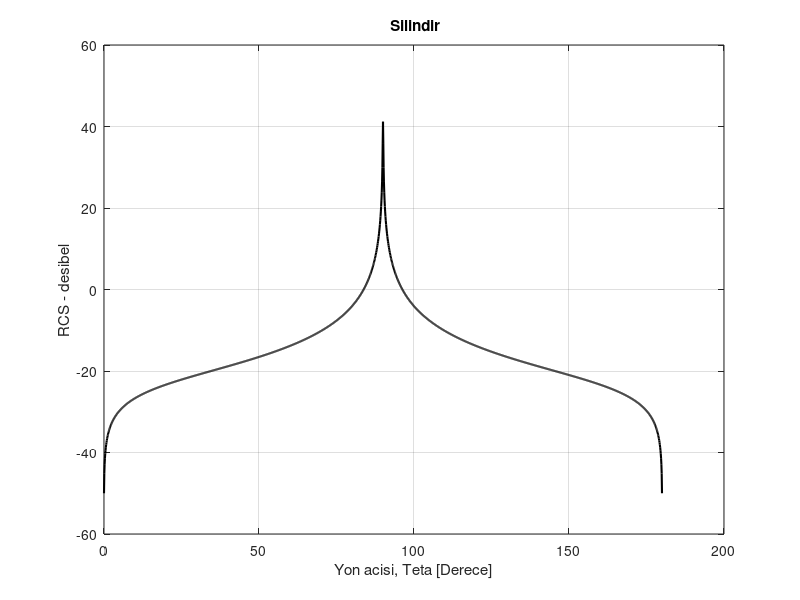

This figure's MATLAB source:

r= input('Yarıçap : ');
if isempty(r)
r = (1.0) ;
end
h= input('Yükseklik : ');
if isempty(h)
h = [10.0] ;
end
frekans= input('Frekans : ');
if isempty(frekans)
frekans = [3] ;
end
frekans=frekans*10^9;
eps =0.00001;
a = pi/180;
dalgaboyu = 3.0e+8 /frekans;
b = 0;
for teta = 0.0:.1:89.9
b = b +1;
tetaradyan = teta * a;
rcs(b) = (dalgaboyu * r * sin(tetaradyan) / (8. * pi * (cos(tetaradyan))^2))+ eps;
end
tetaradyan = pi/2;
b = b +1;
rcs(b) = (2. * pi * h^2 * r / dalgaboyu )+ eps;
for teta = 90.1:.1:180
b = b + 1;
tetaradyan = teta * a;
rcs(b) = ( dalgaboyu * r * sin(tetaradyan) / (8. * pi * (cos(tetaradyan))^2))+ eps;
end
uzunluk= 180/(b-1);
cizimacisi = 0:uzunluk:180;
plot(cizimacisi,10*log10(rcs),'k','linewidth',1.5);
grid;
xlabel ('Yon acisi, Teta [Derece]');
ylabel ('RCS - desibel');
title (' Silindir');
